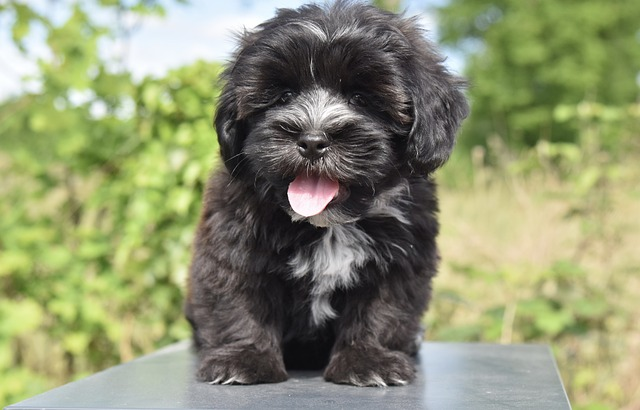
#> input picture image transformations/dog.jpg, 640 x 410 px
$ python rotate.py
#> lines starting #> are read from the running program, lines starting #| are printed output that depends on the picture
import cv2 as cv
import numpy as np

img=cv.imread("dog.jpg")
#> img is the input picture: shape (410, 640, 3); mean B, G, R 113.3, 147.4, 142.2
cv.imshow("img",img)

def rotate(img, angle,rotpoint=None):

#> called with angle = -45
    (height,width)=img.shape[:2]
#> height = 410; width = 640
    if rotpoint is None:
        rotpoint=(width//2,height//2)
#> rotpoint = (320, 205)

    rotmat=cv.getRotationMatrix2D(rotpoint,angle,1.0)
    dim=(width,height)
#> dim = (640, 410)
    return cv.warpAffine(img,rotmat,dim)
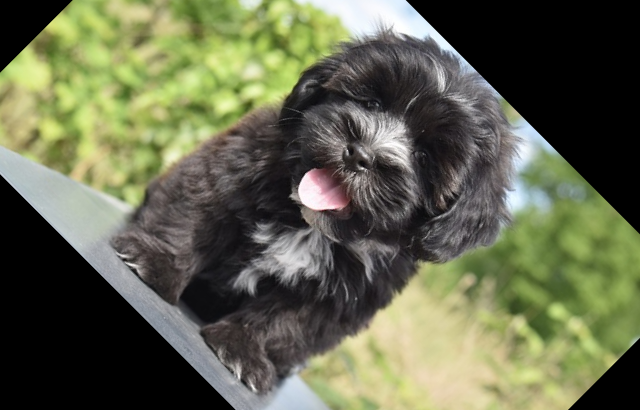
#> returned value: shape (410, 640, 3); mean of channels 0, 1, 2 78.4, 102.8, 99.7; drawn as B, G, R

rotated=rotate(img,-45)
cv.imshow("rotate",rotated)

cv.waitKey(0)
